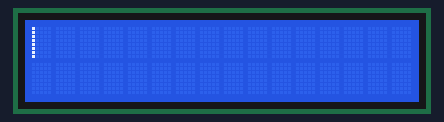
Bench run of a sketch on a simulated Arduino Uno, built with avr-gcc and run on an emulated ATmega328P. On the bench: 16×2 character LCD.

Above: at 0.11 s.
At 1.14 s:
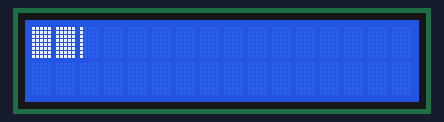
At 2.26 s:
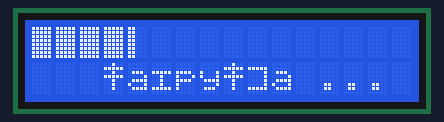
At 4.51 s:
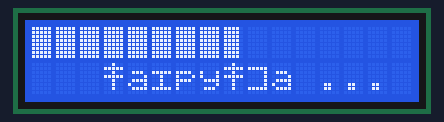
At 6.66 s:
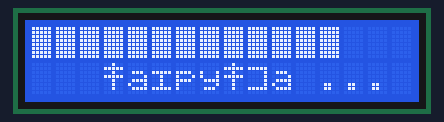
At 8.91 s:
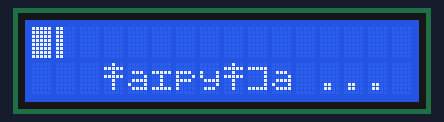

Measured:
- by itself, everything shown: repeats every 8.2 s, in 80 steps

The sketch:

lcd-loading-animation.ino
```cpp
// (licence header left out)
#include <LiquidCrystal.h>

// Initialize the library with the numbers of the interface pins.
LiquidCrystal lcd(12, 11, 5, 4, 3, 2);

#define CHARS 5
#define ROWS  8
#define DELAY 100

void setup() {
  byte chars[CHARS][ROWS] = {0};

  // set up the LCD's number of columns and rows:
  lcd.begin(16, 2);

  for (int ch = 0; ch < CHARS; ++ch) {
    for (int row = 0; row <= ROWS; ++row)
      chars[ch][row] = 0xFF << ch;
    lcd.createChar(ch, chars[ch]);
  }
}

void clearRow(int row) {
 lcd.setCursor(0, 1);
 for (int i = 0; i < 16; ++i)
   lcd.write(0x20);
}

void loop() {
  for (int i = 0; i < 16; ++i) {
      lcd.setCursor(i, 0);
      for (int j = CHARS - 1; j >= 0; --j) {
        lcd.setCursor(i, 0);
        lcd.write((byte) j);
        delay (DELAY);

        lcd.setCursor(3, 1);
        if (j && !(j & (j - 1)))
          lcd.print("\xb7\x61\xb4""py""\xb7""\xba""a ...");
        else
          clearRow(1);
      }
  }
  lcd.clear();
}
```
